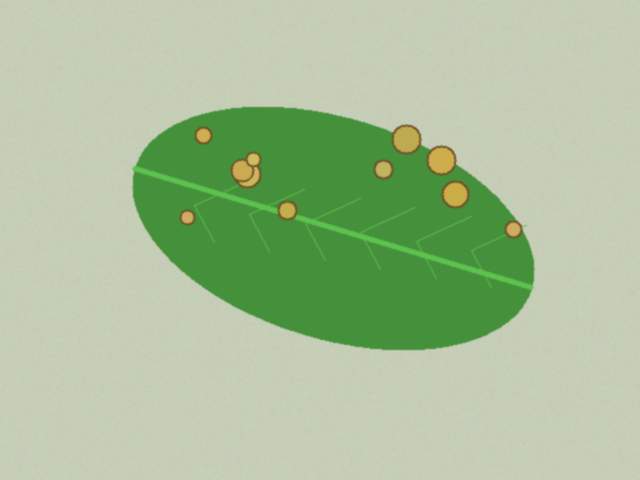
#> input picture data/sintetis/bersih/teh_041.png, 640 x 480 px, found by its file name
$ jupyter execute --allow-errors B2_citra_warna.ipynb   (shell and % lines are left out)
#> lines starting #> are read from the running program, lines starting #| are printed output that depends on the picture; after the words box and inside, x2 and y2 are one past the last pixel; in counts of white or black regions, pixels touching at a corner belong together
### src/utils_cv.py
"""utils_cv.py: fungsi bantu yang dipakai ulang sepanjang semester."""
import cv2
import numpy as np
import matplotlib.pyplot as plt


def baca(path):
    """Membaca citra dan langsung memberi pesan jelas bila gagal."""
#> called with path = 'data/sintetis/citra/teh_041.png'
    img = cv2.imread(path)
#> img is the input picture: shape (480, 640, 3); mean B, G, R 153.4, 191.4, 168.8
    if img is None:
        raise FileNotFoundError(f"Citra tidak ditemukan: {path}")
    return img


def tampil(daftar, judul, baris=1, ukuran=(14, 4)):
    """Menampilkan beberapa citra berdampingan. Citra 3 kanal dianggap BGR."""
    kolom = int(np.ceil(len(daftar) / baris))
    plt.figure(figsize=ukuran)
    for i, (im, jd) in enumerate(zip(daftar, judul)):
        plt.subplot(baris, kolom, i + 1)
        if im.ndim == 3:
            plt.imshow(cv2.cvtColor(im, cv2.COLOR_BGR2RGB))
        else:
            plt.imshow(im, cmap="gray", vmin=0, vmax=255)
        plt.title(jd)
        plt.axis("off")
    plt.tight_layout()


def kontras_bercak(kanal, mask_daun, mask_bercak):
    """KB = |rerata bercak - rerata daun sehat| / simpangan baku daun sehat.
    Makin besar KB, makin mudah bercak dipisahkan dari daun sehat."""
    k = kanal.astype(np.float64)
    sehat = (mask_daun > 0) & (mask_bercak == 0)
    bercak = mask_bercak > 0
    if bercak.sum() == 0:
        return float("nan")
    return abs(k[bercak].mean() - k[sehat].mean()) / (k[sehat].std() + 1e-6)


# [10 lines left out: function statistik, not called in this run]

### notebook/B2_citra_warna.ipynb
<a href="https://colab.research.google.com/github/syifahumaira17/simuteh-2330511079/blob/main/B2_citra_warna.ipynb" target="_parent"></a>

[cell 1]
from google.colab import drive
drive.mount('/content/drive')

[cell 2]
%cd /content

[cell 3]
%cd /content/simuteh-2330511079

[cell 4]
%cd /content/simuteh-2330511079


import os
import cv2
import numpy as np
import matplotlib.pyplot as plt
import pandas as pd

from src.utils_cv import baca, tampil, kontras_bercak

print("Persiapan berhasil!")
print("OpenCV:", cv2.__version__)

[cell 5]
nama = "teh_041.png"

img = baca(f"data/sintetis/citra/{nama}")
md = cv2.imread(f"data/sintetis/mask_daun/{nama}", 0)
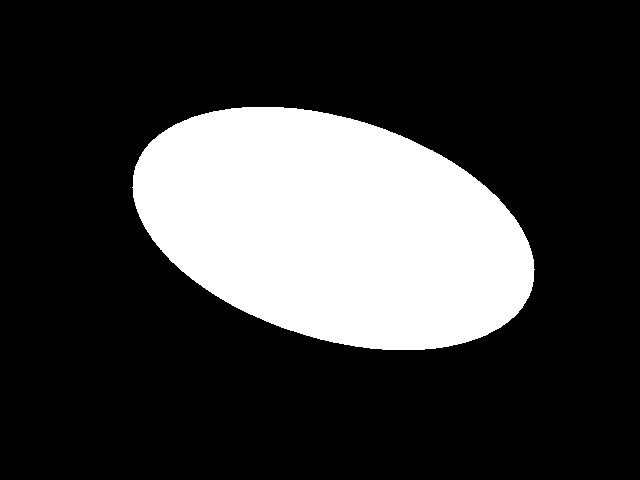
#> input picture data/sintetis/mask_daun/teh_041.png, 640 x 480 px, found by its file name
#> md: shape (480, 640); 23.4% white; 1 white region, box (x1, y1, x2, y2) and area: (132, 107, 535, 350) 71933
mb = cv2.imread(f"data/sintetis/mask_bercak/{nama}", 0)
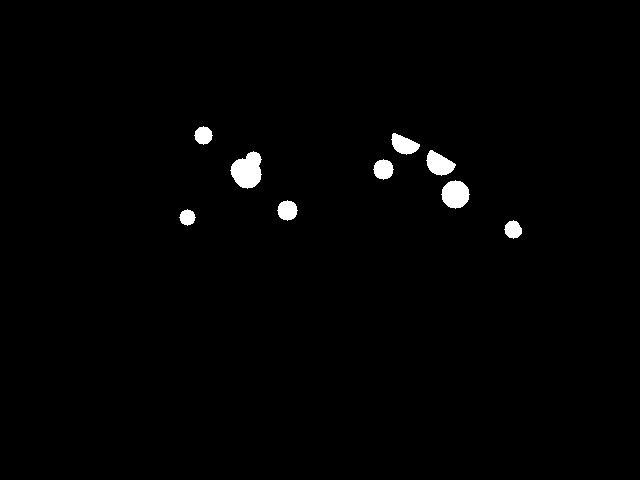
#> input picture data/sintetis/mask_bercak/teh_041.png, 640 x 480 px, found by its file name
#> mb: shape (480, 640); 1.2% white; 9 white regions, largest, box (x1, y1, x2, y2) and area: (230, 151, 262, 189) 840, (441, 180, 470, 209) 613, (426, 150, 456, 176) 482

print("Ukuran citra:", img.shape)
#| Ukuran citra: (480, 640, 3)
print("Mask daun:", md.shape)
#| Mask daun: (480, 640)
print("Mask bercak:", mb.shape)
#| Mask bercak: (480, 640)

[cell 6]
gray = cv2.cvtColor(img, cv2.COLOR_BGR2GRAY)
hsv = cv2.cvtColor(img, cv2.COLOR_BGR2HSV)
#> hsv: shape (480, 640, 3); mean H, S, V 43.7, 57.6, 191.7

b, g, r = cv2.split(img)
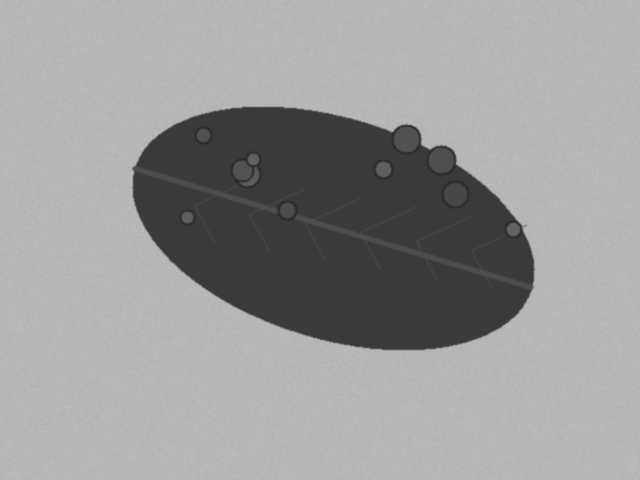
#> b: shape (480, 640); min 40, max 187, mean 153.4
h, s, v = cv2.split(hsv)
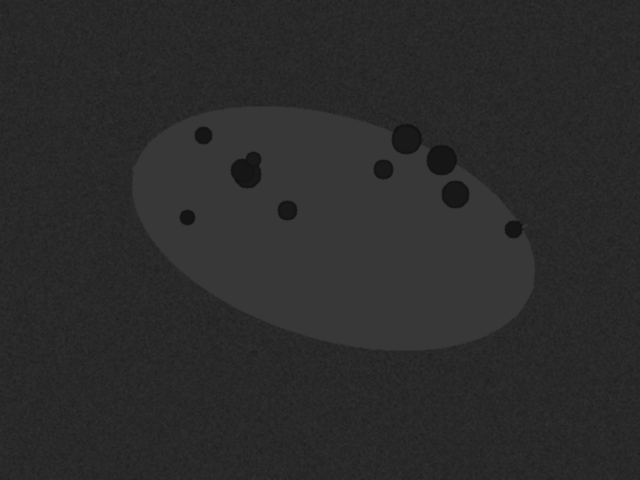
#> h: shape (480, 640); min 17, max 56, mean 43.7
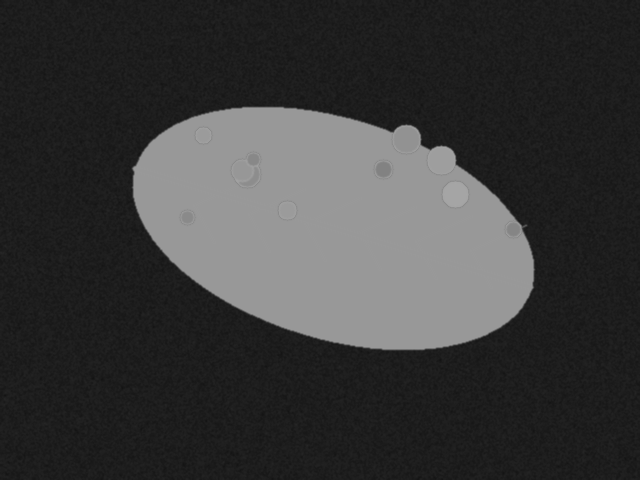
#> s: shape (480, 640); min 19, max 166, mean 57.6

kanal = {
    "B": b,
    "G": g,
    "R": r,
    "Gray": gray,
    "H": h,
    "S": s,
    "V": v
}

tampil(
    [img] + list(kanal.values()),
    ["Asli"] + list(kanal.keys()),
    baris=2,
    ukuran=(14, 6)
)
#> in tampil, `kolom = int(np.ceil(len(daftar) / baris))`: kolom = 4
#> the loop in tampil, `for i, (im, jd) in enumerate(zip(daftar, judul)):` made 8 passes
#> jd on passes 1 to 8: 'Asli', 'B', 'G', 'R', 'Gray', 'H', 'S', 'V'

for nm, c in kanal.items():
    print(f"KB kanal {nm:4s}: {kontras_bercak(c, md, mb):.2f}")
#> this loop made 7 passes
#| KB kanal B   : 2.10
#| KB kanal G   : 0.09
#| KB kanal R   : 17.77
#| KB kanal Gray: 4.53
#| KB kanal H   : 49.91
#| KB kanal S   : 0.23
#| KB kanal V   : 2.84
#> pass 1, in kontras_bercak, `sehat = (mask_daun > 0) & (mask_bercak == 0)`:
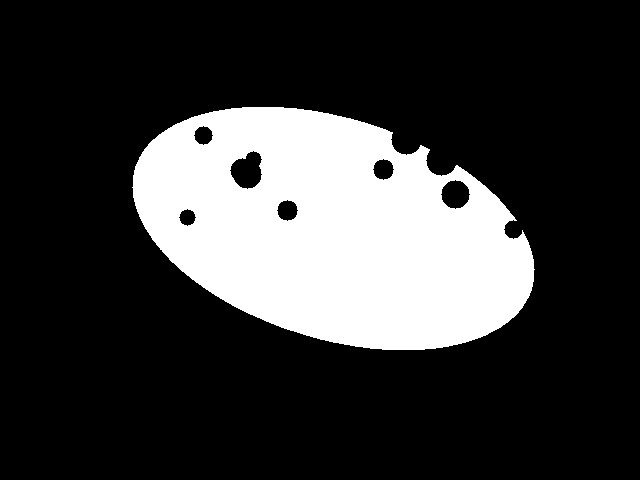
#> sehat: shape (480, 640) bool; 22.2% white; 1 white region, box (x1, y1, x2, y2) and area: (132, 107, 535, 350) 68281
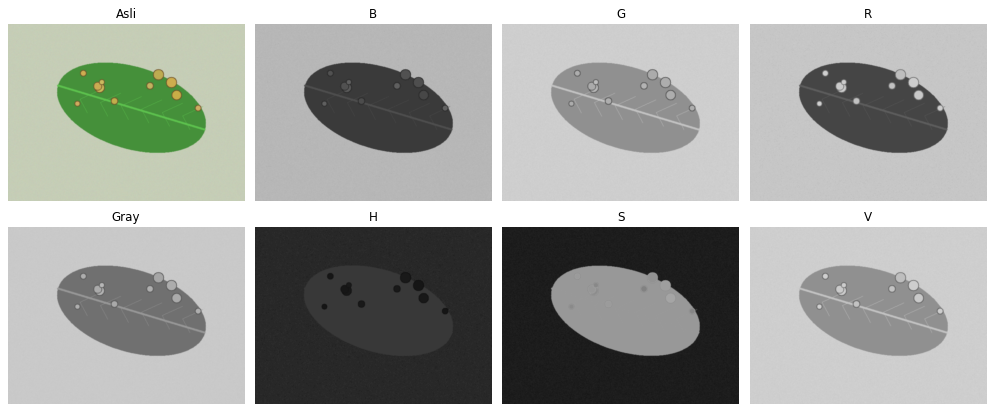
#> figure drawn by matplotlib, 8 panels

[cell 7]
# Eksperimen sampling
print("HASIL SAMPLING")

for fx in [0.5, 0.2, 0.1, 0.05]:
    kecil = cv2.resize(
        gray, None, fx=fx, fy=fx,
        interpolation=cv2.INTER_AREA
    )

    besar = cv2.resize(
        kecil, gray.shape[::-1],
        interpolation=cv2.INTER_NEAREST
    )

    kb = kontras_bercak(besar, md, mb)

    print(f"fx={fx}: ukuran={kecil.shape}, KB={kb:.2f}")
#> this loop made 4 passes
#> kb on passes 1 to 4: 4.3, 3.67, 2.53, 1.06
#| fx=0.5: ukuran=(240, 320), KB=4.30
#| fx=0.2: ukuran=(96, 128), KB=3.67
#| fx=0.1: ukuran=(48, 64), KB=2.53
#| fx=0.05: ukuran=(24, 32), KB=1.06
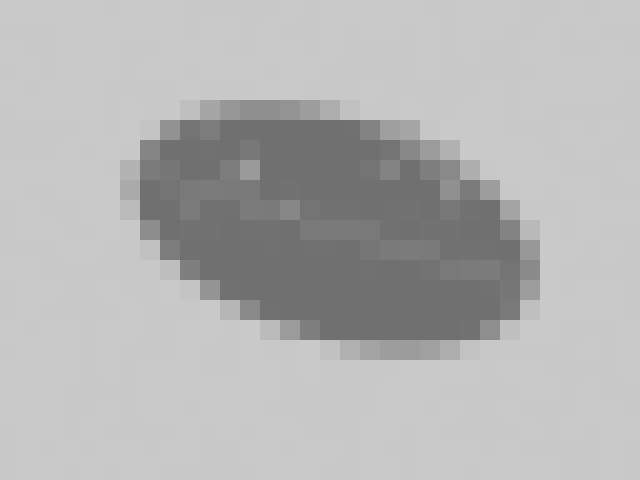
#> besar: shape (480, 640); min 111, max 201, mean 180.4


# Eksperimen kuantisasi
print("\nHASIL KUANTISASI")

for k in [1, 2, 3, 4, 8]:
    langkah = 256 // (2 ** k)
    kuant = (gray // langkah) * langkah

    kb = kontras_bercak(kuant, md, mb)

    print(
        f"k={k}: {len(np.unique(kuant))} level, "
        f"KB={kb:.2f}"
    )
#> this loop made 5 passes
#> kb on passes 1 to 5: 2.89, 2.89, 4.67, 3.85, 4.53
#| k=1: 2 level, KB=2.89
#| k=2: 3 level, KB=2.89
#| k=3: 5 level, KB=4.67
#| k=4: 8 level, KB=3.85
#| k=8: 115 level, KB=4.53
#> pass 1, `kuant = (gray // langkah) * langkah`:
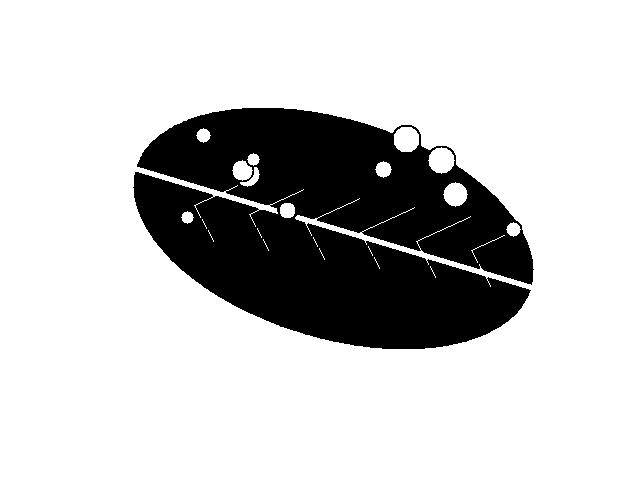
#> kuant: shape (480, 640); values 0 (black) and 128 (white), 78.4% white; 1 black region, box (x1, y1, x2, y2) and area: (133, 108, 534, 349) 66252

[cell 8]
fig, axes = plt.subplots(2, 5, figsize=(16, 7))

# Citra asli
axes[0, 0].imshow(gray, cmap="gray")
axes[0, 0].set_title("Citra Asli")

# Hasil sampling
for i, fx in enumerate([0.5, 0.2, 0.1, 0.05], start=1):
    kecil = cv2.resize(
        gray, None, fx=fx, fy=fx,
        interpolation=cv2.INTER_AREA
    )
    besar = cv2.resize(
        kecil, gray.shape[::-1],
        interpolation=cv2.INTER_NEAREST
    )

    axes[0, i].imshow(besar, cmap="gray")
    axes[0, i].set_title(f"Sampling {fx}")

# Hasil kuantisasi
for i, k in enumerate([1, 2, 3, 4, 8]):
    langkah = 256 // (2 ** k)
    kuant = (gray // langkah) * langkah

    axes[1, i].imshow(kuant, cmap="gray")
    axes[1, i].set_title(f"Kuantisasi {k} bit")

for ax in axes.flat:
    ax.axis("off")
#> this loop made 10 passes

plt.tight_layout()
plt.savefig("hasil/b2_sampling_kuantisasi.png")
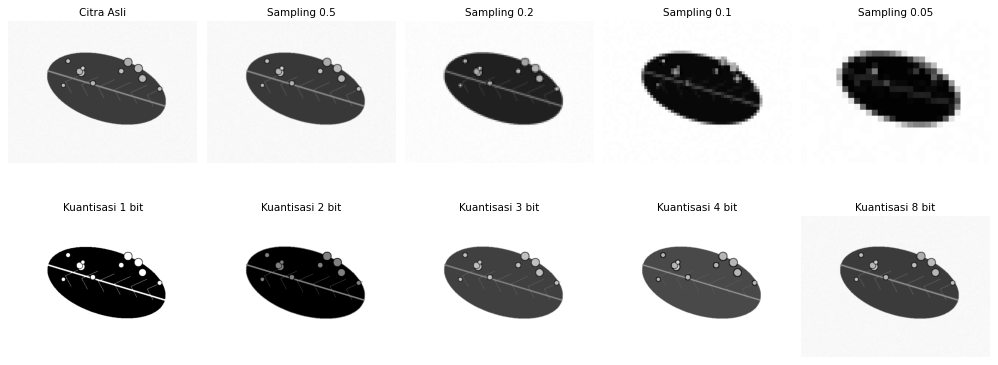
#> figure drawn by matplotlib, 10 panels
plt.show()
